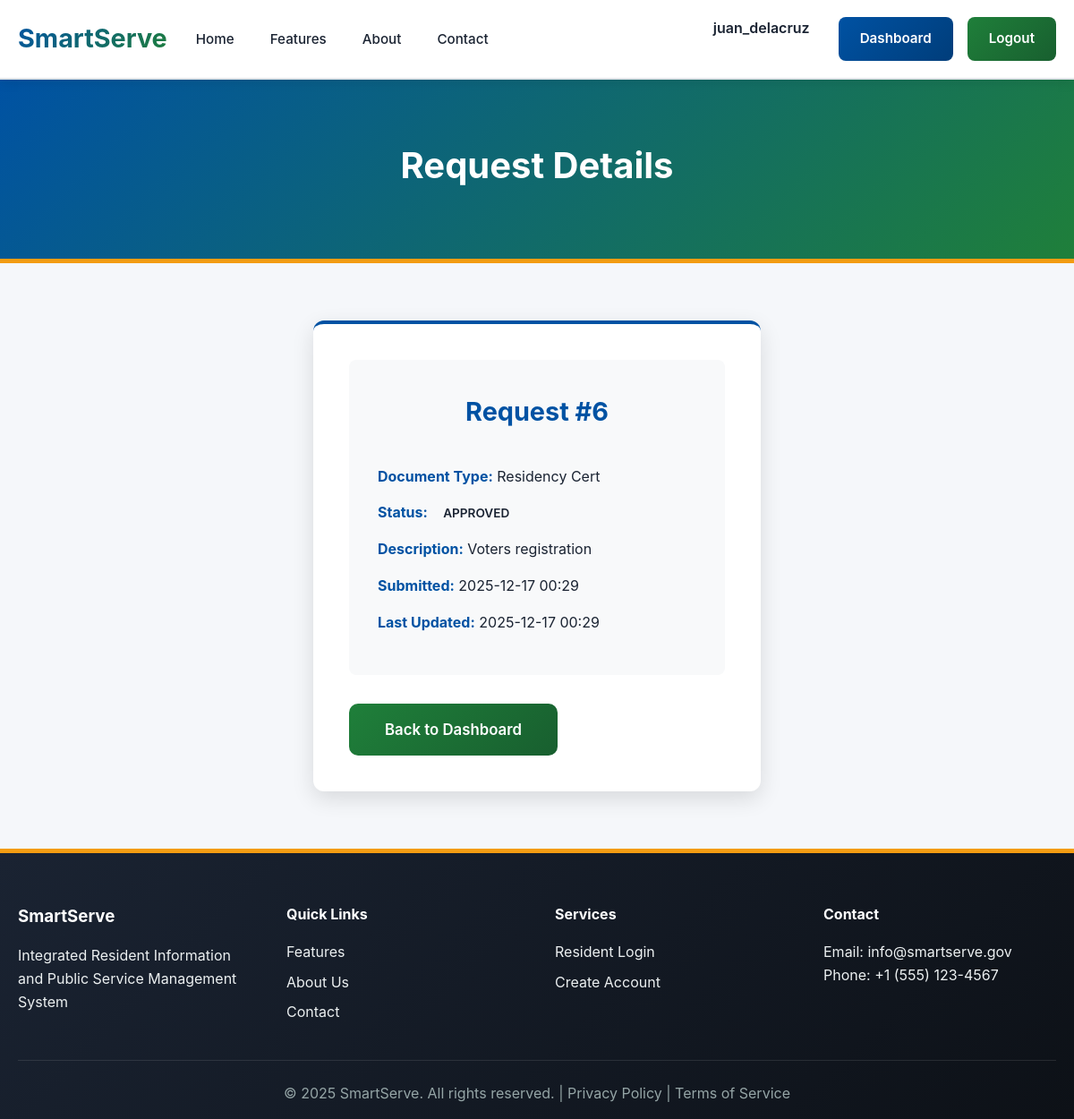
/resident/request/6 (signed in), run on the app's committed database.
### models.py (models this page shows, shortened)
class User(db.Model):
    __tablename__ = 'user'
    id = db.Column(db.Integer, primary_key=True)
    username = db.Column(db.String(80), unique=True, nullable=False)
    email = db.Column(db.String(120), unique=True, nullable=False)
    password = db.Column(db.String(255), nullable=False)  # Stores Hashed Password
    role = db.Column(db.String(20), default='resident')   # 'admin' or 'resident'
    first_name = db.Column(db.String(100))
    last_name = db.Column(db.String(100))
    phone = db.Column(db.String(20))
    address = db.Column(db.String(255))
    created_at = db.Column(db.DateTime, default=datetime.utcnow)
    requests = db.relationship('Request', backref='user', lazy=True, cascade='all, delete-orphan')
    def is_admin(self):
        return self.role == 'admin'

class Request(db.Model):
    __tablename__ = 'request'
    id = db.Column(db.Integer, primary_key=True)
    user_id = db.Column(db.Integer, db.ForeignKey('user.id'), nullable=False)
    document_type = db.Column(db.String(100), nullable=False)
    description = db.Column(db.Text)
    status = db.Column(db.String(20), default='pending') # Options: pending, approved, rejected, completed
    created_at = db.Column(db.DateTime, default=datetime.utcnow)
    updated_at = db.Column(db.DateTime, default=datetime.utcnow, onupdate=datetime.utcnow)
    admin_notes = db.Column(db.Text)

### app.py (the view)
@app.route('/resident/request/<int:request_id>')
@login_required
def view_request(request_id):
    req = Request.query.get_or_404(request_id)
    if req.user_id != session['user_id']:
        flash('Permission denied.', 'danger')
        return redirect(url_for('resident_dashboard'))
    return render_template('view_request.html', request=req)

### app.py (called while the page is built)
def login_required(f):
    @wraps(f)
    def decorated_function(*args, **kwargs):
        if 'user_id' not in session:
            flash('Please log in first.', 'warning')
            return redirect(url_for('login'))
        return f(*args, **kwargs)
    return decorated_function

@app.context_processor
def inject_user():
    user = None
    if 'user_id' in session:
        user = User.query.get(session['user_id'])
    return dict(current_user=user)

### templates/view_request.html (shortened to what this page needs)
{% extends 'base.html' %}
{% block content %}
<div class="page-header resident-portal">
    <div class="container">
        <h1>Request Details</h1>
    </div>
</div>
<div class="auth-section">
    <div class="container">
        <div class="auth-container">
            <div class="auth-form-wrapper">
                <div class="request-details" style="background: #f8f9fa; padding: 2rem; border-radius: 8px;">
                    <h2>Request #{{ request.id }}</h2>
                    <p><strong>Document Type:</strong> {{ request.document_type|replace('_', ' ')|title }}</p>
                    <p><strong>Status:</strong> <span class="status status-{{ request.status }}">{{ request.status|upper }}</span></p>
                    <p><strong>Description:</strong> {{ request.description }}</p>
                    <p><strong>Submitted:</strong> {{ request.created_at.strftime('%Y-%m-%d %H:%M') }}</p>
                    <p><strong>Last Updated:</strong> {{ request.updated_at.strftime('%Y-%m-%d %H:%M') }}</p>
                </div>
                <a href="{{ url_for('resident_dashboard') }}" class="btn btn-secondary btn-lg" style="margin-top: 2rem;">Back to Dashboard</a>
            </div>
        </div>
    </div>
</div>
{% endblock %}

### templates/base.html (shortened to what this page needs)
<!DOCTYPE html>
<html lang="en">
<head>
    <link rel="stylesheet" href="{{ url_for('static', filename='css/style.css') }}">
</head>
<body>
    <nav class="navbar">
        <div class="container">
            <div class="nav-content">
                <div class="logo">
                    <h1><a href="/" style="color: inherit; text-decoration: none;">SmartServe</a></h1>
                </div>
                <ul class="nav-links">
                    <li><a href="/">Home</a></li>
                    <li><a href="/features">Features</a></li>
                    <li><a href="/about">About</a></li>
                    <li><a href="/contact">Contact</a></li>
                </ul>
                <div class="nav-buttons">
                    {% if current_user %}
                        {% if current_user.is_admin() %}
                            <span style="margin-right: 1rem; color: var(--primary-color); font-weight: 600;">Admin: {{ current_user.username }}</span>
                            <a href="{{ url_for('admin_dashboard') }}" class="btn btn-primary">Dashboard</a>
                            <a href="{{ url_for('logout') }}" class="btn btn-secondary">Logout</a>
                        {% else %}
                            <span style="margin-right: 1rem; color: var(--primary-color); font-weight: 600;">{{ current_user.username }}</span>
                            <a href="{{ url_for('resident_dashboard') }}" class="btn btn-primary">Dashboard</a>
                            <a href="{{ url_for('logout') }}" class="btn btn-secondary">Logout</a>
                        {% endif %}
                    {% else %}
                        <a href="{{ url_for('login') }}" class="btn btn-secondary">Login</a>
                        <a href="{{ url_for('register') }}" class="btn btn-primary">Register</a>
                    {% endif %}
                </div>
            </div>
        </div>
    </nav>
    {% block content %}{% endblock %}
    <footer class="footer">
        <div class="container">
            <div class="footer-content">
                <div class="footer-section">
                    <h3>SmartServe</h3>
                    <p>Integrated Resident Information and Public Service Management System</p>
                </div>
                <div class="footer-section">
                    <h4>Quick Links</h4>
                    <ul>
                        <li><a href="/features">Features</a></li>
                        <li><a href="/about">About Us</a></li>
                        <li><a href="/contact">Contact</a></li>
                    </ul>
                </div>
                <div class="footer-section">
                    <h4>Services</h4>
                    <ul>
                        <li><a href="{{ url_for('login') }}">Resident Login</a></li>
                        <li><a href="{{ url_for('register') }}">Create Account</a></li>
                    </ul>
                </div>
                <div class="footer-section">
                    <h4>Contact</h4>
                    <p>Email: info@smartserve.gov</p>
                    <p>Phone: +1 (555) 123-4567</p>
                </div>
            </div>
            <div class="footer-bottom">
                <p>&copy; 2025 SmartServe. All rights reserved. | Privacy Policy | Terms of Service</p>
            </div>
        </div>
    </footer>
</body>
</html>

### static/css/style.css (style rules this page uses)
* { margin: 0; padding: 0; box-sizing: border-box; }
:root { --primary-blue: #0052a3; --primary-blue-dark: #003d7a; --secondary-green: #1f7f3a; --secondary-green-dark: #185f2f; --accent-gold: #f39c12; --light-bg: #f5f7fa; --white: #ffffff; --dark-text: #1a2332; --border-color: #e0e4e8; --success-color: #27ae60; --warning-color: #e74c3c; --text-light: #666666; }
body { font-family: -apple-system, BlinkMacSystemFont, "Segoe UI", Roboto, "Helvetica Neue", Arial, sans-serif; color: var(--dark-text); line-height: 1.6; background-color: var(--white); }
.container { max-width: 1200px; margin: 0 auto; padding: 0 20px; }
.navbar { background: var(--white); border-bottom: 2px solid var(--border-color); position: sticky; top: 0; z-index: 1000; box-shadow: 0 4px 12px rgba(0, 0, 0, 0.08); }
.nav-content { display: flex; align-items: center; justify-content: space-between; padding: 1.2rem 0; gap: 2rem; }
.logo h1 { font-size: 1.8rem; font-weight: 700; background: linear-gradient(135deg, var(--primary-blue), var(--secondary-green)); -webkit-background-clip: text; -webkit-text-fill-color: transparent; background-clip: text; }
.nav-links { display: flex; list-style: none; gap: 2.5rem; flex: 1; }
.nav-links a { text-decoration: none; color: var(--dark-text); font-weight: 500; font-size: 0.95rem; transition: all 0.3s ease; position: relative; }
.nav-links a::after { content: ""; position: absolute; width: 0; height: 2px; bottom: -5px; left: 0; background: linear-gradient(90deg, var(--primary-blue), var(--accent-gold)); transition: width 0.3s ease; }
.nav-buttons { display: flex; gap: 1rem; }
.btn { padding: 0.75rem 1.5rem; border-radius: 8px; text-decoration: none; font-weight: 600; transition: all 0.3s ease; border: none; cursor: pointer; display: inline-block; text-align: center; font-size: 0.95rem; }
.btn-primary { background: linear-gradient(135deg, var(--primary-blue), var(--primary-blue-dark)); color: var(--white); }
.btn-secondary { background: linear-gradient(135deg, var(--secondary-green), var(--secondary-green-dark)); color: var(--white); }
.btn-lg { padding: 1rem 2.5rem; font-size: 1.05rem; border-radius: 10px; }
.page-header { background: linear-gradient(135deg, var(--primary-blue) 0%, var(--secondary-green) 100%); color: var(--white); padding: 4rem 0; text-align: center; border-bottom: 5px solid var(--accent-gold); }
.page-header h1 { font-size: 2.5rem; margin-bottom: 0.5rem; font-weight: 700; }
.status { padding: 0.4rem 0.8rem; border-radius: 20px; font-size: 0.85rem; font-weight: 600; }
.footer { background: linear-gradient(135deg, #1a2332 0%, #0d1117 100%); color: #ecf0f1; padding: 3.5rem 0 1rem; border-top: 5px solid var(--accent-gold); }
.footer-content { display: grid; grid-template-columns: repeat(auto-fit, minmax(200px, 1fr)); gap: 2.5rem; margin-bottom: 2rem; }
.footer-section h3, .footer-section h4 { color: var(--white); margin-bottom: 1rem; font-weight: 700; }
.footer-section ul { list-style: none; }
.footer-section ul li { margin-bottom: 0.5rem; }
.footer-section a { color: #ecf0f1; text-decoration: none; transition: all 0.3s ease; }
.footer-bottom { border-top: 1px solid rgba(255, 255, 255, 0.1); padding-top: 1.5rem; text-align: center; color: #95a5a6; }
.auth-section { padding: 4rem 0; background: var(--light-bg); min-height: 60vh; }
.auth-container { max-width: 500px; margin: 0 auto; }
.auth-form-wrapper { background: var(--white); padding: 2.5rem; border-radius: 12px; box-shadow: 0 8px 25px rgba(0, 0, 0, 0.12); border-top: 4px solid var(--primary-blue); }
.auth-form-wrapper h2 { margin-bottom: 2rem; text-align: center; color: var(--primary-blue); font-weight: 700; font-size: 1.8rem; }
.request-details { line-height: 1.8; }
.request-details p { margin-bottom: 0.75rem; }
.request-details strong { color: var(--primary-blue); }

### data on the page
User: username "juan_delacruz"
Request: id "6", document_type "Residency Cert", status "APPROVED", description "Voters registration", created_at "2025-12-17 00:29", updated_at "2025-12-17 00:29"
